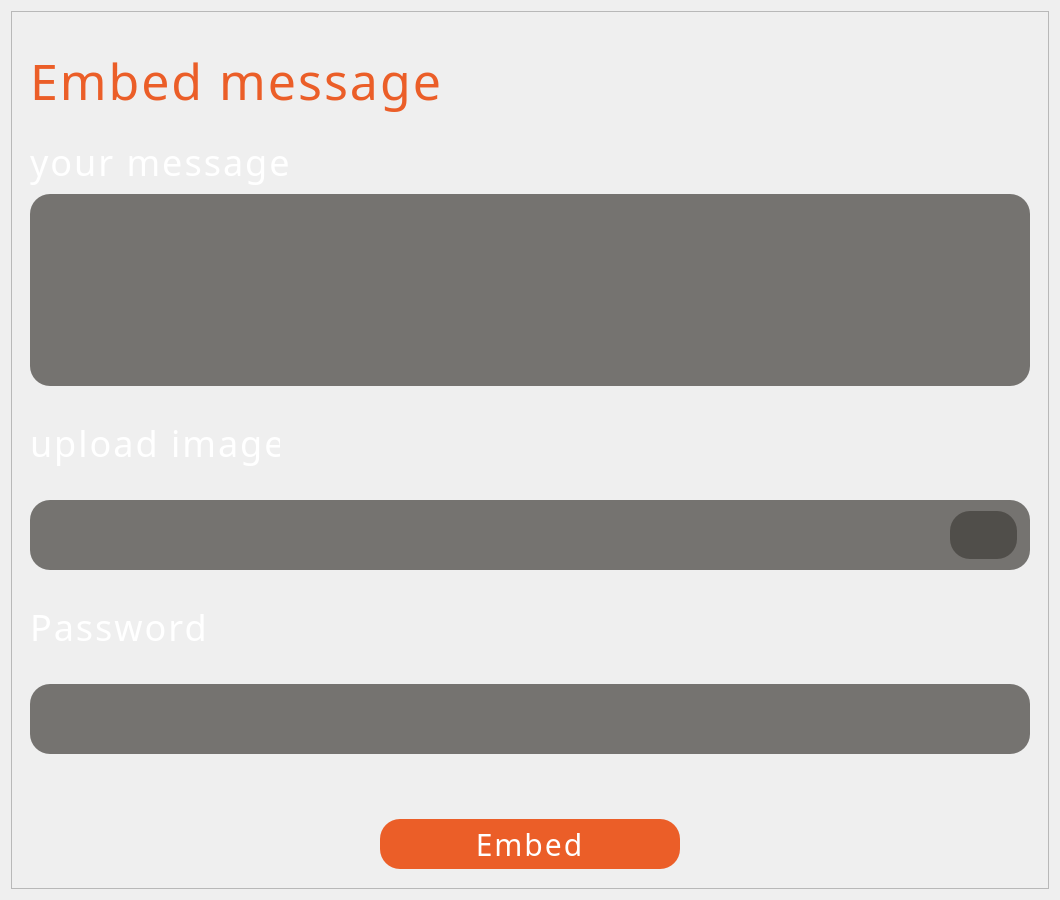
            <widget class="QWidget" name="tab_3">
             <property name="styleSheet">
              <string notr="true"/>
             </property>
             <attribute name="title">
              <string>Page</string>
             </attribute>
             <layout class="QVBoxLayout" name="verticalLayout_6">
              <item>
               <widget class="QFrame" name="frame_6">
                <property name="frameShape">
                 <enum>QFrame::StyledPanel</enum>
                </property>
                <property name="frameShadow">
                 <enum>QFrame::Raised</enum>
                </property>
                <layout class="QVBoxLayout" name="verticalLayout_4">
                 <item>
                  <widget class="QFrame" name="frame_12">
                   <property name="enabled">
                    <bool>true</bool>
                   </property>
                   <property name="sizePolicy">
                    <sizepolicy hsizetype="Expanding" vsizetype="Expanding">
                     <horstretch>0</horstretch>
                     <verstretch>0</verstretch>
                    </sizepolicy>
                   </property>
                   <property name="maximumSize">
                    <size>
                     <width>16777215</width>
                     <height>16777215</height>
                    </size>
                   </property>
                   <property name="contextMenuPolicy">
                    <enum>Qt::NoContextMenu</enum>
                   </property>
                   <property name="layoutDirection">
                    <enum>Qt::LeftToRight</enum>
                   </property>
                   <property name="autoFillBackground">
                    <bool>false</bool>
                   </property>
                   <property name="styleSheet">
                    <string notr="true"/>
                   </property>
                   <property name="frameShadow">
                    <enum>QFrame::Raised</enum>
                   </property>
                   <layout class="QVBoxLayout" name="verticalLayout_5">
                    <property name="spacing">
                     <number>7</number>
                    </property>
                    <item>
                     <widget class="QLabel" name="label_8">
                      <property name="minimumSize">
                       <size>
                        <width>300</width>
                        <height>100</height>
                       </size>
                      </property>
                      <property name="maximumSize">
                       <size>
                        <width>500</width>
                        <height>500</height>
                       </size>
                      </property>
                      <property name="styleSheet">
                       <string notr="true">font-family: Kdam Thmor Pro;
font-weight: 400;
font-size: 50px;
line-height: 100%;
letter-spacing: 2px;
text-align: center;
color: #EB5E28;
background:transparent;
</string>
                      </property>
                      <property name="text">
                       <string>Embed message</string>
                      </property>
                     </widget>
                    </item>
                    <item>
                     <widget class="QLabel" name="label_11">
                      <property name="styleSheet">
                       <string notr="true">font-family: Kdam Thmor Pro;
font-weight: 400;
font-size: 36px;
line-height: 100%;
letter-spacing: 2px;
text-align: center;
color: #FFFFFF;
background:transparent;
</string>
                      </property>
                      <property name="text">
                       <string>your message</string>
                      </property>
                     </widget>
                    </item>
                    <item>
                     <widget class="QTextEdit" name="textEdit">
                      <property name="sizePolicy">
                       <sizepolicy hsizetype="Maximum" vsizetype="Expanding">
                        <horstretch>0</horstretch>
                        <verstretch>0</verstretch>
                       </sizepolicy>
                      </property>
                      <property name="minimumSize">
                       <size>
                        <width>1000</width>
                        <height>0</height>
                       </size>
                      </property>
                      <property name="styleSheet">
                       <string notr="true">background: rgba(64, 61, 57, 0.7);
border-radius: 20px;
font-family: Kdam Thmor Pro;
font-size: 20px;
line-height: 100%;
color: #FFFFFF;
padding:10px;
</string>
                      </property>
                      <property name="html">
                       <string>&lt;!DOCTYPE HTML PUBLIC &quot;-//W3C//DTD HTML 4.0//EN&quot; &quot;http://www.w3.org/TR/REC-html40/strict.dtd&quot;&gt;
&lt;html&gt;&lt;head&gt;&lt;meta name=&quot;qrichtext&quot; content=&quot;1&quot; /&gt;&lt;style type=&quot;text/css&quot;&gt;
p, li { white-space: pre-wrap; }
&lt;/style&gt;&lt;/head&gt;&lt;body style=&quot; font-family:'Kdam Thmor Pro'; font-size:20px; font-weight:400; font-style:normal;&quot;&gt;
&lt;p style=&quot;-qt-paragraph-type:empty; margin-top:0px; margin-bottom:0px; margin-left:0px; margin-right:0px; -qt-block-indent:0; text-indent:0px;&quot;&gt;&lt;br /&gt;&lt;/p&gt;&lt;/body&gt;&lt;/html&gt;</string>
                      </property>
                     </widget>
                    </item>
                    <item>
                     <widget class="QLabel" name="label_9">
                      <property name="sizePolicy">
                       <sizepolicy hsizetype="Preferred" vsizetype="Preferred">
                        <horstretch>250</horstretch>
                        <verstretch>100</verstretch>
                       </sizepolicy>
                      </property>
                      <property name="minimumSize">
                       <size>
                        <width>100</width>
                        <height>100</height>
                       </size>
                      </property>
                      <property name="maximumSize">
                       <size>
                        <width>250</width>
                        <height>100</height>
                       </size>
                      </property>
                      <property name="styleSheet">
                       <string notr="true">font-family: Kdam Thmor Pro;
font-weight: 400;
font-size: 36px;
line-height: 100%;
letter-spacing: 2px;
text-align: center;
color: #FFFFFF;
background:transparent;</string>
                      </property>
                      <property name="text">
                       <string>upload image</string>
                      </property>
                     </widget>
                    </item>
                    <item>
                     <widget class="QFrame" name="frame_4">
                      <property name="minimumSize">
                       <size>
                        <width>300</width>
                        <height>50</height>
                       </size>
                      </property>
                      <property name="maximumSize">
                       <size>
                        <width>1000</width>
                        <height>250</height>
                       </size>
                      </property>
                      <property name="styleSheet">
                       <string notr="true">background: rgba(64, 61, 57, 0.7);
border-radius: 20px;
font-family: Kdam Thmor Pro;
font-size: 20px;
line-height: 100%;
color: #FFFFFF;
padding:10px;
</string>
                      </property>
                      <property name="frameShape">
                       <enum>QFrame::StyledPanel</enum>
                      </property>
                      <property name="frameShadow">
                       <enum>QFrame::Raised</enum>
                      </property>
                      <layout class="QHBoxLayout" name="horizontalLayout_3">
                       <property name="spacing">
                        <number>0</number>
                       </property>
                       <property name="leftMargin">
                        <number>0</number>
                       </property>
                       <property name="topMargin">
                        <number>0</number>
                       </property>
                       <property name="rightMargin">
                        <number>3</number>
                       </property>
                       <property name="bottomMargin">
                        <number>0</number>
                       </property>
                       <item>
                        <widget class="QLineEdit" name="lineEdit_3">
                         <property name="sizePolicy">
                          <sizepolicy hsizetype="Expanding" vsizetype="Fixed">
                           <horstretch>0</horstretch>
                           <verstretch>0</verstretch>
                          </sizepolicy>
                         </property>
                         <property name="maximumSize">
                          <size>
                           <width>16777215</width>
                           <height>16777215</height>
                          </size>
                         </property>
                         <property name="styleSheet">
                          <string notr="true">background:transparent;

</string>
                         </property>
                         <property name="readOnly">
                          <bool>true</bool>
                         </property>
                        </widget>
                       </item>
                       <item>
                        <widget class="QPushButton" name="pushButton_8">
                         <property name="styleSheet">
                          <string notr="true">QPushButton:hover
{
	background-color: rgba(235, 94, 40, 1);
    border-radius: 10px;
badding:4px;
}

QPushButton:pressed
{  
	background-color: rgba(235, 94, 40, 1);
badding:4px;
border-radius: 10px;

}</string>
                         </property>
                         <property name="text">
                          <string/>
                         </property>
                         <property name="icon">
                          <iconset resource="resource.qrc">
                           <normaloff>:/img/download.png</normaloff>:/img/download.png</iconset>
                         </property>
                         <property name="iconSize">
                          <size>
                           <width>30</width>
                           <height>100</height>
                          </size>
                         </property>
                        </widget>
                       </item>
                      </layout>
                     </widget>
                    </item>
                    <item>
                     <widget class="QLabel" name="label_10">
                      <property name="minimumSize">
                       <size>
                        <width>100</width>
                        <height>100</height>
                       </size>
                      </property>
                      <property name="maximumSize">
                       <size>
                        <width>250</width>
                        <height>100</height>
                       </size>
                      </property>
                      <property name="styleSheet">
                       <string notr="true">font-family: Kdam Thmor Pro;
font-weight: 400;
font-size: 36px;
line-height: 100%;
letter-spacing: 2px;
text-align: center;
color: #FFFFFF;
background:transparent;
</string>
                      </property>
                      <property name="text">
                       <string>Password</string>
                      </property>
                     </widget>
                    </item>
                    <item>
                     <widget class="QLineEdit" name="lineEdit_4">
                      <property name="minimumSize">
                       <size>
                        <width>300</width>
                        <height>60</height>
                       </size>
                      </property>
                      <property name="maximumSize">
                       <size>
                        <width>1000</width>
                        <height>250</height>
                       </size>
                      </property>
                      <property name="styleSheet">
                       <string notr="true">background: rgba(64, 61, 57, 0.7);
border-radius: 20px;
font-family: Kdam Thmor Pro;
font-size: 20px;
line-height: 100%;
color: #FFFFFF;
padding:20px;

</string>
                      </property>
                      <property name="echoMode">
                       <enum>QLineEdit::Password</enum>
                      </property>
                     </widget>
                    </item>
                    <item>
                     <spacer name="verticalSpacer_10">
                      <property name="orientation">
                       <enum>Qt::Vertical</enum>
                      </property>
                      <property name="sizeHint" stdset="0">
                       <size>
                        <width>20</width>
                        <height>40</height>
                       </size>
                      </property>
                     </spacer>
                    </item>
                   </layout>
                  </widget>
                 </item>
                 <item>
                  <widget class="QFrame" name="frame_13">
                   <property name="maximumSize">
                    <size>
                     <width>16777215</width>
                     <height>150</height>
                    </size>
                   </property>
                   <property name="styleSheet">
                    <string notr="true">background:transparent;
</string>
                   </property>
                   <property name="frameShape">
                    <enum>QFrame::StyledPanel</enum>
                   </property>
                   <property name="frameShadow">
                    <enum>QFrame::Raised</enum>
                   </property>
                   <layout class="QGridLayout" name="gridLayout_6">
                    <item row="0" column="0">
                     <widget class="QPushButton" name="pushButton_7">
                      <property name="minimumSize">
                       <size>
                        <width>150</width>
                        <height>50</height>
                       </size>
                      </property>
                      <property name="maximumSize">
                       <size>
                        <width>300</width>
                        <height>150</height>
                       </size>
                      </property>
                      <property name="cursor">
                       <cursorShape>PointingHandCursor</cursorShape>
                      </property>
                      <property name="styleSheet">
                       <string notr="true">border-radius: 20px;
background: #EB5E28;
font-family: Kdam Thmor Pro;
font-weight: 400;
font-size: 30px;
line-height: 100%;
letter-spacing: 2px;
text-align: center;
color: #FFFFFF;
</string>
                      </property>
                      <property name="text">
                       <string>Embed</string>
                      </property>
                     </widget>
                    </item>
                   </layout>
                  </widget>
                 </item>
                </layout>
               </widget>
              </item>
             </layout>
            </widget>
